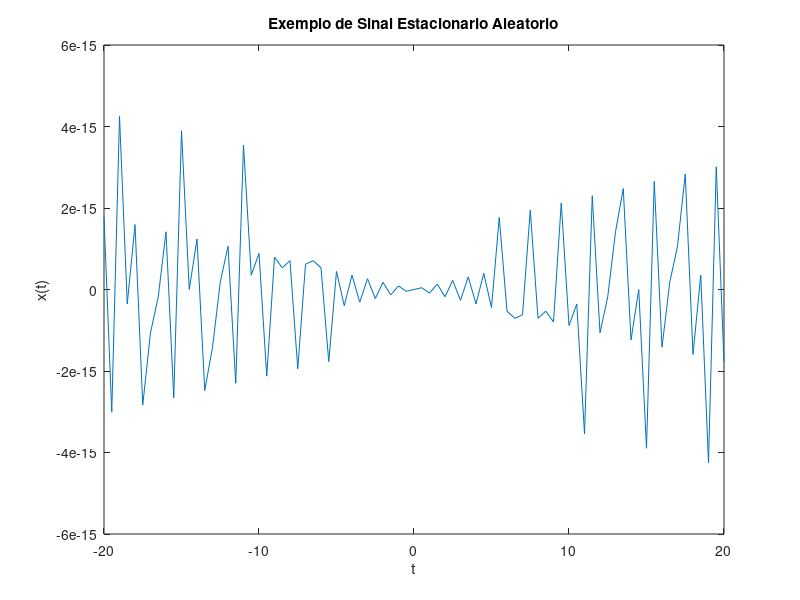

The MATLAB script that drew this image:
% Exemplo sinal estacionário aleatório
w0 = 2*pi; % Frequência do Sinal
t = -20:0.5:20; % Intervalo de t

for repeat=-20:20
  A=rand; % Cálculo da amplitude aleatória
  xt = A*sin(w0*t);
end

% Gráfico do Sinal
plot(t, xt);
title('Exemplo de Sinal Estacionario Aleatorio');
xlabel('t');
ylabel('x(t)');
